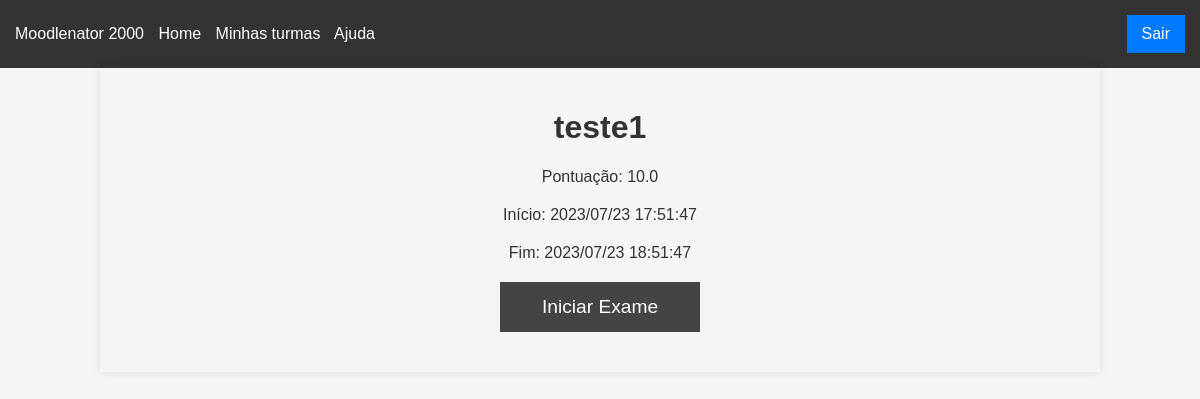
/exam/1 (signed in), run on the app's committed database.
### app/models/exame.py (models this page shows)
class Exame(db.Model):
    __tablename__ = "exame"
    id = Column(Integer, primary_key=True, autoincrement=True)
    nome = Column(String(50), nullable=False)
    professor = Column(Integer, nullable=False) # todo
    nota = Column(Float, nullable=False)
    data_abertura = Column(DATETIME, nullable=False)
    data_fechamento = Column(DATETIME, nullable=False)
    duracao = Column(Integer, nullable=True)
    questoes = db.relationship("Questao", secondary="questao_exame", back_populates="exames") # many to many
    def get_id(self):
        return str(self.id)
    def get_name(self):
        return self.nome

### app/controllers/exames.py (the view)
@bp.route('/exam/<int:id>', methods=['GET'])
@login_required
def detalhes_exame(id):
    exam = Exame.query.get(id)
    if exam is None:
        abort(404, description="Exame não encontrado")
    return render_template('detalhesExame.html', exam=exam)

### app/app.py (called while the page is built)
def create_app():
    app = Flask(__name__)
    basedir = os.path.abspath(os.path.dirname(__file__))
    db_path = os.path.join(basedir, '..', 'saas.db')
    login_manager.init_app(app)
    app.config["SECRET_KEY"] = "secret"
    app.config["SQLALCHEMY_DATABASE_URI"] = f"sqlite:///{db_path}"
    db.init_app(app)
    with app.app_context():
        from .models.user import User
        from .models.exame import Exame
        from .models.questao import Questao
        db.create_all()
    bootstrap.init_app(app)
    @app.context_processor
    def inject_bootstrap():
        return {'bootstrap': bootstrap}
    from .auth import blueprints
    app.register_blueprint(blueprints()[0])
    from .controllers import blueprints
    for bp in blueprints():
        app.register_blueprint(bp)
    from .cli_cmds import seed_cli
    app.cli.add_command(seed_cli)
    return app

@login_manager.user_loader
def load_user(user_id):
    from .models.user import User
    return User.query.get(user_id)

### app/models/user.py (called while the page is built)
    @property
    def is_authenticated(self):
        return True

### app/templates/detalhesExame.html (shortened to what this page needs)
{% extends "base.html" %}
{% block content %}
    <div class="exam-detail-container">
        <h1 class="exam-detail-title">{{ exam.get_name() }}</h1>
        <p class="exam-detail-text">Pontuação: {{ exam.nota }}</p>
        <p class="exam-detail-text">Início: {{ exam.data_abertura.strftime("%Y/%m/%d %H:%M:%S") }}</p>
        <p class="exam-detail-text">Fim: {{ exam.data_fechamento.strftime("%Y/%m/%d %H:%M:%S") }}</p>
        <a href="{{ url_for('exames.comeca_exame', id=exam.get_id(), question_index=0) }}" class="exam-start-button" onclick="submitCurrentTime()">
            Iniciar Exame
        </a>
    </div>
{% endblock %}

### app/templates/base.html (style rules this page uses)
body { font-family: Arial, sans-serif; margin: 0; padding: 0; background: #f5f5f5; }

### app/templates/detalhesExame.html (style rules this page uses)
.exam-detail-container { width: 80%; height: auto; margin: auto; padding: 20px; box-shadow: 0px 0px 10px rgba(0, 0, 0, 0.1); background-color: #f5f5f5; }
.exam-detail-title { text-align: center; color: #333; }
.exam-detail-text { text-align: center; color: #333; margin-bottom: 20px; }
.exam-start-button { display: block; width: 200px; height: 50px; margin: 20px auto; background-color: #444; color: #fff; text-align: center; line-height: 50px; font-size: 1.2rem; text-decoration: none; }

### data on the page
Exame: get_name "teste1", nota "10.0", data_abertura "2023/07/23 17:51:47", data_fechamento "2023/07/23 18:51:47"
